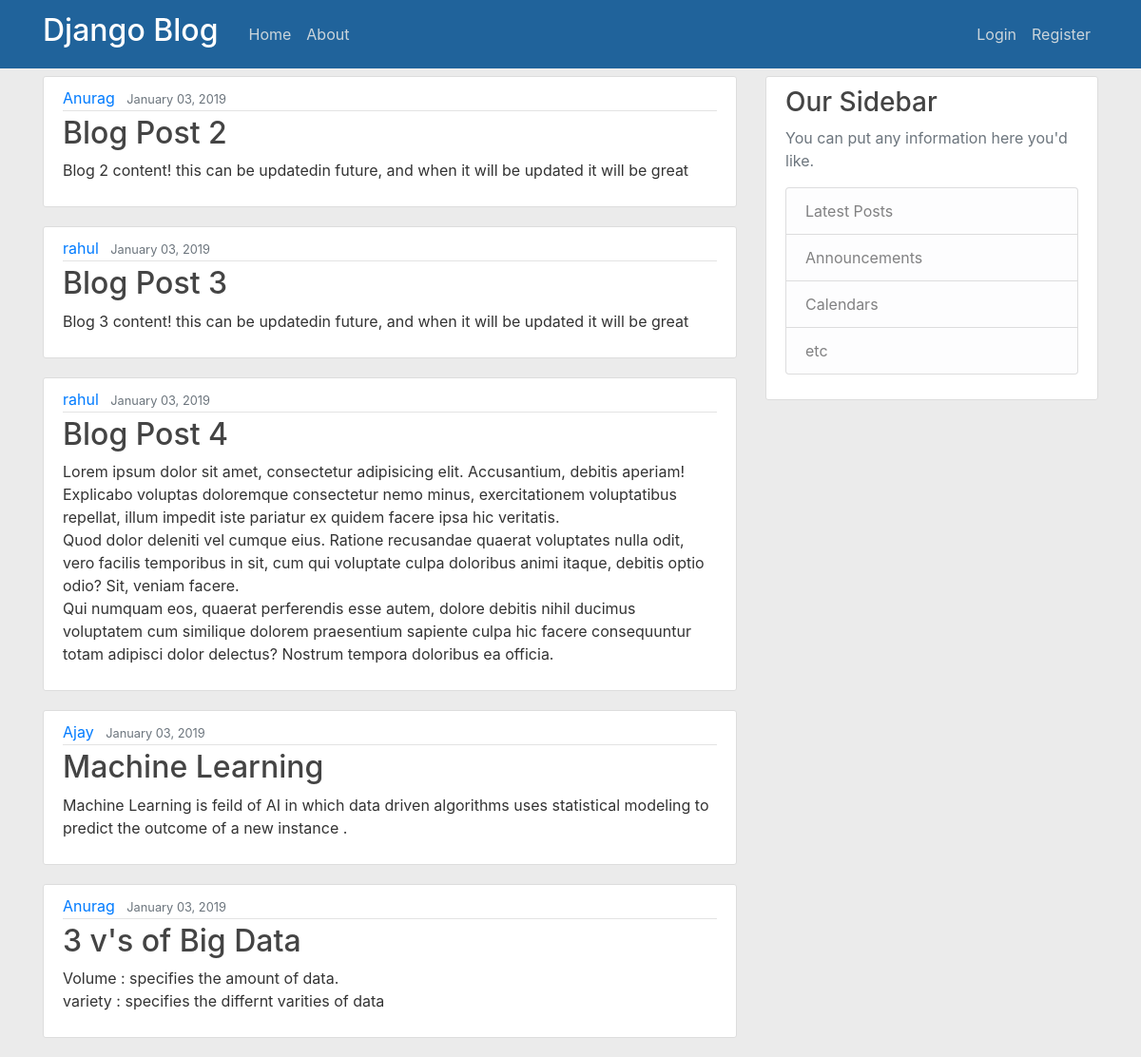
The page / on the database its author committed.
### mainblog/models.py (models this page shows, shortened)
class Post(models.Model):
    title = models.CharField(max_length=100)
    content = models.TextField()
    date_posted = models.DateTimeField(default = timezone.now)
    author = models.ForeignKey(User, on_delete=models.CASCADE)

### mainblog/views.py (the view)
# urls.py: path('', views.index, name='mainblog-index'),
def index(request):
    context = {
        'post': Post.objects.all()
    }
    return render(request, 'mainblog/index.html', context=context)

### mainblog/templates/mainblog/index.html
{% extends 'mainblog/base.html' %}
{% block content %}
    {% for posts in post %}
        <article class="media content-section">
            <div class="media-body">
                <div class="article-metadata">
                    <a class="mr-2" href="#">{{ posts.author }}</a>
                    <small class="text-muted">{{ posts.date_posted | date:"F d, Y" }}</small>
                </div>
                <h2><a class="article-title" href="#">{{ posts.title }}</a></h2>
                <p class="article-content">{{ posts.content }}</p>
            </div>
        </article>
    {% endfor %}
{% endblock content %}

### mainblog/templates/mainblog/base.html (shortened to what this page needs)
{% load static %}
<html>
<head>
    <link rel="stylesheet" href="https://stackpath.bootstrapcdn.com/bootstrap/4.2.1/css/bootstrap.min.css">
    <link rel="stylesheet" type="test/css" href="{% static 'mainblog/main.css' %}">
</head>
<body>
    <header class="site-header">
        <nav class="navbar navbar-expand-md navbar-dark bg-steel fixed-top">
            <div class="container">
            <a class="navbar-brand mr-4" href="/"><h2 class="tag-text">Django Blog</h2></a>
            <div class="collapse navbar-collapse" id="navbarToggle">
                <div class="navbar-nav mr-auto">
                    <a class="nav-item nav-link" href="{% url 'mainblog-index' %}">Home</a>
                    <a class="nav-item nav-link" href="{% url 'mainblog-about' %}">About</a>
                </div>
                <div class="navbar-nav">
                    <a class="nav-item nav-link" href="#">Login</a>
                    <a class="nav-item nav-link" href="/register">Register</a>
                </div>
            </div>
            </div>
        </nav>
    </header>
    <main role="main" class="container">
        <div class="row">
            <div class="col-md-8">
            {% block content %}{% endblock %}
            </div>
            <div class="col-md-4">
                <div class="content-section">
                    <h3>Our Sidebar</h3>
                    <p class='text-muted'>You can put any information here you'd like.
                    <ul class="list-group">
                        <li class="list-group-item list-group-item-light">Latest Posts</li>
                        <li class="list-group-item list-group-item-light">Announcements</li>
                        <li class="list-group-item list-group-item-light">Calendars</li>
                        <li class="list-group-item list-group-item-light">etc</li>
                    </ul>
                    </p>
                </div>
            </div>
        </div>
    </main>
</body>
</html>

### mainblog/templates/mainblog/base.html (style rules this page uses)
body { background: rgba(228, 227, 227, 0.712); color: #333333; margin-top: 5rem; }
h1, h2, h3, h4, h5, h6 { color: #444444; }
.tag-text { color: white; }
ul { margin: 0; }
.bg-steel { background-color: #20639B; }
.site-header .navbar-nav .nav-link { color: #cbd5db; }
.content-section { background: #ffffff; padding: 10px 20px; border: 1px solid #dddddd; border-radius: 3px; margin-bottom: 20px; }
.article-title { color: #444444; }
.article-content { white-space: pre-line; }
.article-metadata { padding-bottom: 1px; margin-bottom: 4px; border-bottom: 1px solid #e3e3e3 }

### rows shown on the page
Post: author "Anurag", date_posted "January 03, 2019", title "Blog Post 2", content "Blog 2 content! this can be updatedin future, and when it will be updated it will be great"
Post: author "rahul", date_posted "January 03, 2019", title "Blog Post 3", content "Blog 3 content! this can be updatedin future, and when it will be updated it will be great"
Post: author "rahul", date_posted "January 03, 2019", title "Blog Post 4", content "Lorem ipsum dolor sit amet, consectetur adipisicing elit. Accusantium, debitis aperiam! Explicabo voluptas doloremque consectetur nemo minus, exercitationem voluptatibus repellat, illum impedit iste pariatur ex quidem facere ipsa hic veritatis. Quod dolor deleniti vel cumque eius. Ratione recusandae quaerat voluptates nulla odit, vero facilis temporibus in sit, cum qui voluptate culpa doloribus animi itaque, debitis optio odio? Sit, veniam facere. Qui numquam eos, quaerat perferendis esse autem, dolore debitis nihil ducimus voluptatem cum similique dolorem praesentium sapiente culpa hic facere consequuntur totam adipisci dolor delectus? Nostrum tempora doloribus ea officia."
Post: author "Ajay", date_posted "January 03, 2019", title "Machine Learning", content "Machine Learning is feild of AI in which data driven algorithms uses statistical modeling to predict the outcome of a new instance ."
Post: author "Anurag", date_posted "January 03, 2019", title "3 v's of Big Data", content "Volume : specifies the amount of data. variety : specifies the differnt varities of data"
